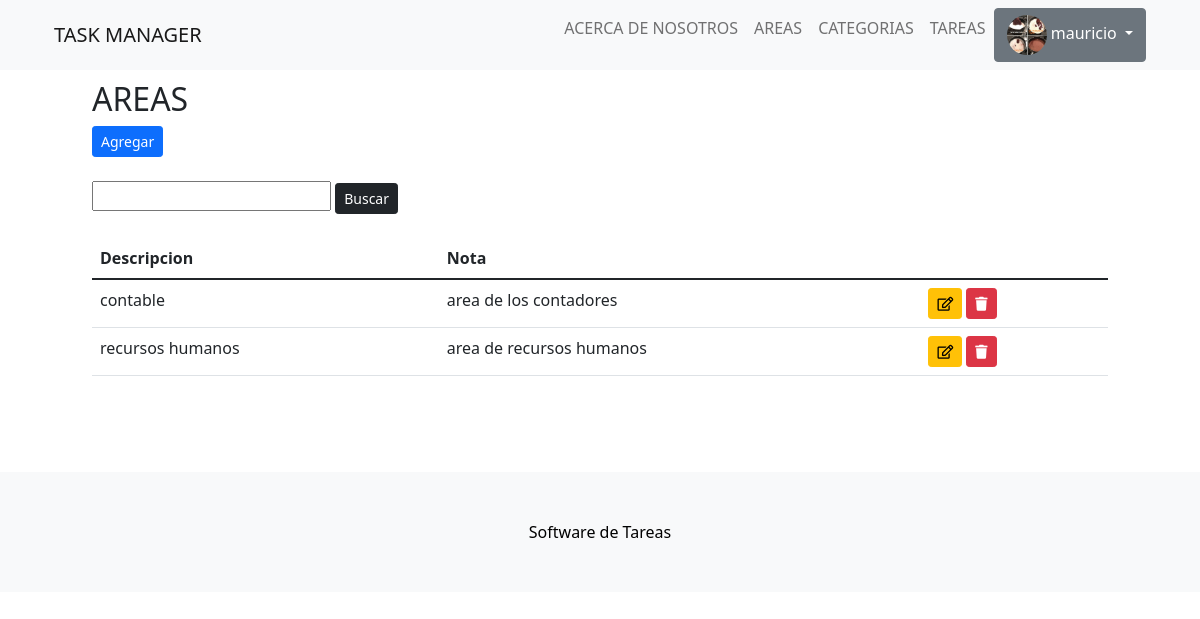
The app's page /areas/ (signed in) with its own data.
### app_tareas/models.py (models this page shows, shortened)
class Avatar(models.Model):
    user = models.OneToOneField(User, on_delete= models.CASCADE, null=True)
    imagen = models.ImageField(upload_to= 'avatares', null= True, blank = True)

class Area(models.Model):
    descripcion = models.CharField(max_length=100)
    nota = models.CharField(max_length=200)

### app_tareas/views.py (the view)
# urls.py: path('areas/', ListaAreas.as_view(), name ='areas'),
class ListaAreas(LoginRequiredMixin,ListView):
    model = Area
    context_object_name = 'areas'
    template_name = 'app_tareas/areas/lista_areas.html'
    def get_context_data(self, **kwargs):
        context = super().get_context_data(**kwargs)
        valor_buscado = self.request.GET.get('buscar') or ''
        if valor_buscado:
            context['areas'] = context['areas'].filter(descripcion__icontains=valor_buscado)
        context['valor_buscado'] =  valor_buscado
        return context

### app_tareas/templates/app_tareas/areas/lista_areas.html
{% extends 'app_tareas/plantilla_base.html' %}
{% block contenido %}
<div class = 'container'>
    <h2>AREAS</h2>
    <a href="{% url 'crear_area' %}" class="btn btn-primary btn-sm">Agregar</a>
</div>
<br>
<div class="container">
    <form action="" method="GET">
        <input type="text" name="buscar" value = "{{valor_buscado}}">
        <input type="submit" value="Buscar" class="btn btn-dark btn-sm">
    </form>
</div>
<br>
<div class ='container'>
    <div class = 'row'>
        <div class = 'col'>
            <table class = 'table  table-hover table-responsive-sm'>
                <thead>
                    <tr>
                        <th>Descripcion</th>
                        <th>Nota</th>
                        <th></th>
                    </tr>
                </thead>
                <tbody>
                    {% for i in areas %}
                    <tr>
                        <td>{{i.descripcion}}</td>
                        <td>{{i.nota}}</td>
                        <td><a  id = editar href="{% url 'editar_area' i.id %}" class="btn btn-warning btn-sm"><i class="far fa-edit"></i></a>
                        <a  id = eliminar href="{% url 'eliminar_area' i.id %}" class="btn btn-danger btn-sm"><i class="fas fa-trash"></i></a></td>
                    </tr>
                    {% endfor %}
                </tbody>
            </table>
        </div>
    </div>
</div>
{% endblock contenido %}

### app_tareas/templates/app_tareas/plantilla_base.html (shortened to what this page needs)
<!DOCTYPE html>
<html lang="en">
    <head>
        <link rel="stylesheet" href="https://cdnjs.cloudflare.com/ajax/libs/font-awesome/5.15.4/css/all.min.css">
        {% load static %}
        <link href="{% static 'app_tareas/css/styles.css' %}" rel="stylesheet" />
    </head>
    <body id="page-top">
        <nav class="navbar navbar-expand-lg navbar-light bg-light fixed-top" id="mainNav">
            <div class="container px-4">
                <a class="navbar-brand" href="{% url 'home' %}">TASK MANAGER</a>
                <div class="collapse navbar-collapse" id="navbarResponsive">
                    <ul class="navbar-nav ms-auto">
                        <li class="nav-item"><a class="nav-link" href="{% url 'about' %}">ACERCA DE NOSOTROS</a></li>
                        <li class="nav-item"><a class="nav-link" href="{% url 'areas' %}">AREAS</a></li>
                        <li class="nav-item"><a class="nav-link" href="{% url 'categorias' %}">CATEGORIAS</a></li>
                        <li class="nav-item"><a class="nav-link" href="{% url 'tareas' %}">TAREAS</a></li>
                        {% if user.is_authenticated %}
                            <div class="dropdown">
                                {% if user.avatar%}
                                <button class="btn btn-secondary dropdown-toggle" type="button" id="dropdownMenuButton1" data-bs-toggle="dropdown" aria-expanded="false"> <img src="{{ user.avatar.imagen.url }}" style="width: 40px; height; 40px; border-radius: 100%;" /> {{ user.username }}
                                </button>
                                {%else%}
                                <button class="btn btn-secondary dropdown-toggle" type="button" id="dropdownMenuButton1" data-bs-toggle="dropdown" aria-expanded="false"> {{ user.username }}
                                </button>
                                {% endif %}
                            </div>
                        {% else %}
                            <li class="nav-item"><a class="btn btn-success btn-sm" style="margin: 5px;" href="{% url 'login' %}">INICIAR SESION</a></li>
                            <li class="nav-item"><a class="btn btn-primary btn-sm"  style="margin: 5px;" href="{% url 'registro' %}">REGISTRARSE</a></li>
                        {% endif %}
                    </ul>
                </div>
            </div>
        </nav>
        <section style="padding:80px;">
            {% block contenido %}
            {% endblock contenido %}
        </section>
        <footer class="py-5 bg-light">
            <div class="container px-4"><p class="m-0 text-center text-black">Software de Tareas</p></div>
        </footer>
    </body>
</html>

### records on screen
Area: descripcion "contable", nota "area de los contadores"
Area: descripcion "recursos humanos", nota "area de recursos humanos"

### other values on screen
{{ user.username }} "mauricio"
